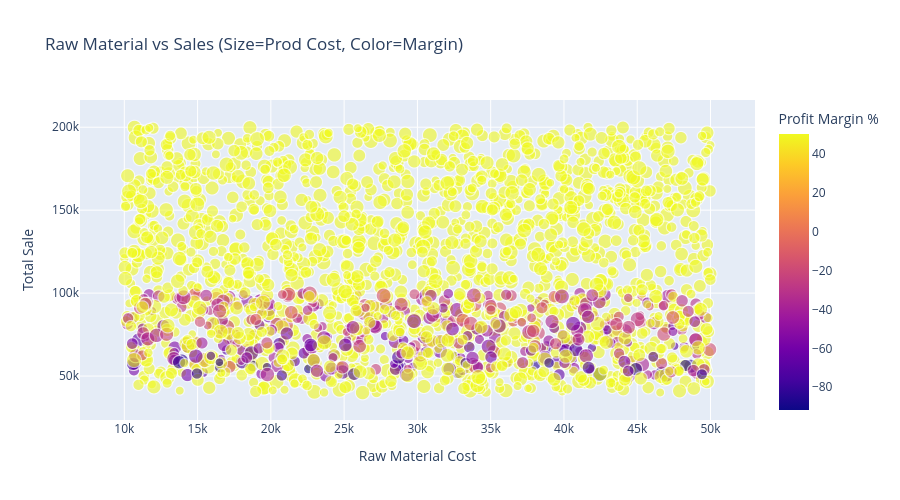

Notebook cell for this chart:
### Markdown cell above
## 6. Sales vs Raw Material Cost (Scatter Matrix)

### Code cell
#  used simple scatter
fig6 = px.scatter(df.sample(2000), x='Raw Material Cost', y='Total Sale',
                  size='Production Cost', color='Profit Margin %',
                  hover_name='Product Name',
                  title='Raw Material vs Sales (Size=Prod Cost, Color=Margin)',
                  size_max=15, opacity=0.6)  

fig6.update_layout(height=500, font_size=12)
fig6.show()

### Figure 1 — Plotly figure (JSON) as saved in the notebook; plotly's stock layout.template omitted (floating-point values rounded to 4 significant figures; data arrays with more than 128 entries replaced by an {"elided": "..."} marker saying what was removed)
{"data": [{"hovertemplate": "<b>%{hovertext}</b><br><br>Raw Material Cost=%{x}<br>Total Sale=%{y}<br>Production Cost=%{marker.size}<br>Profit Margin %=%{marker.color}<extra></extra>", "hovertext": {"elided": "2000 str values"}, "legendgroup": "", "marker": {"color": {"elided": "2000 float values"}, "coloraxis": "coloraxis", "opacity": 0.6, "size": {"elided": "2000 int values"}, "sizemode": "area", "sizeref": 133.3, "symbol": "circle"}, "mode": "markers", "name": "", "showlegend": false, "type": "scattergl", "x": {"elided": "2000 int values"}, "xaxis": "x", "y": {"elided": "2000 int values"}, "yaxis": "y"}], "layout": {"coloraxis": {"colorbar": {"title": {"text": "Profit Margin %"}}, "colorscale": [[0, "#0d0887"], [0.1111, "#46039f"], [0.2222, "#7201a8"], [0.3333, "#9c179e"], [0.4444, "#bd3786"], [0.5556, "#d8576b"], [0.6667, "#ed7953"], [0.7778, "#fb9f3a"], [0.8889, "#fdca26"], [1, "#f0f921"]]}, "font": {"size": 12}, "height": 500, "legend": {"itemsizing": "constant", "tracegroupgap": 0}, "title": {"text": "Raw Material vs Sales (Size=Prod Cost, Color=Margin)"}, "xaxis": {"anchor": "y", "domain": [0, 1], "title": {"text": "Raw Material Cost"}}, "yaxis": {"anchor": "x", "domain": [0, 1], "title": {"text": "Total Sale"}}}}
